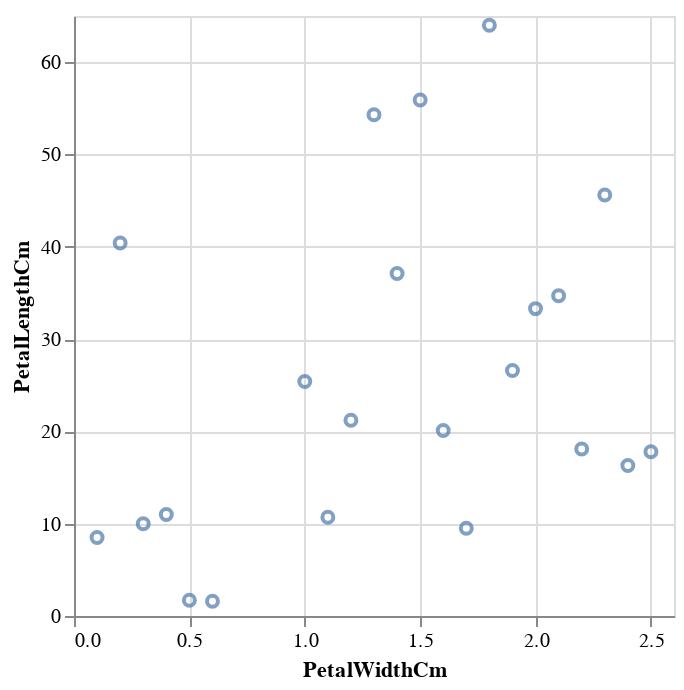

This figure's notebook cell:
### Code cell
from lan_py_common.lib import *
from IPython.display import display, Math

df = Df.from_schema_and_csv(
    DfJsonSchema.from_dict({
        'ty': 'Iris',
        'Id': 'float',
        'SepalLengthCm': 'float',
        'SepalWidthCm': 'float',
        'PetalLengthCm': 'float',
        'PetalWidthCm': 'float',
        'Species': 'str',
    }).unwrap(),
    '~/data/kaggle/datasets/uciml/iris/Iris.csv'
).unwrap()

alt_scatter2(*to_scatter2_df(df, "Id", "PetalLengthCm").unwrap(), "sum")
# alt_colored_scatter2(*to_labeled_scatter2_df(df, "SepalLengthCm", "SepalWidthCm", "Species").unwrap(), "sum")

### Figure 1 — Vega-Lite specification as saved in the notebook (floating-point values rounded to 4 significant figures)
{"config": {"view": {"continuousWidth": 300, "continuousHeight": 300}}, "data": {"name": "data-13b5a830434ab59b1d3ae24482821d5a"}, "mark": {"type": "point"}, "encoding": {"x": {"field": "x", "title": "PetalWidthCm", "type": "quantitative"}, "y": {"field": "y", "title": "PetalLengthCm", "type": "quantitative"}}, "$schema": "https://vega.github.io/schema/vega-lite/v5.20.1.json", "datasets": {"data-13b5a830434ab59b1d3ae24482821d5a": [{"x": 0.1, "y": 8.5}, {"x": 0.2, "y": 40.4}, {"x": 0.3, "y": 10.0}, {"x": 0.4, "y": 11.0}, {"x": 0.5, "y": 1.7}, {"x": 0.6, "y": 1.6}, {"x": 1.0, "y": 25.4}, {"x": 1.1, "y": 10.7}, {"x": 1.2, "y": 21.2}, {"x": 1.3, "y": 54.3}, {"x": 1.4, "y": 37.1}, {"x": 1.5, "y": 55.9}, {"x": 1.6, "y": 20.1}, {"x": 1.7, "y": 9.5}, {"x": 1.8, "y": 64.0}, {"x": 1.9, "y": 26.6}, {"x": 2.0, "y": 33.3}, {"x": 2.1, "y": 34.7}, {"x": 2.2, "y": 18.1}, {"x": 2.3, "y": 45.6}, {"x": 2.4, "y": 16.3}, {"x": 2.5, "y": 17.8}]}}
